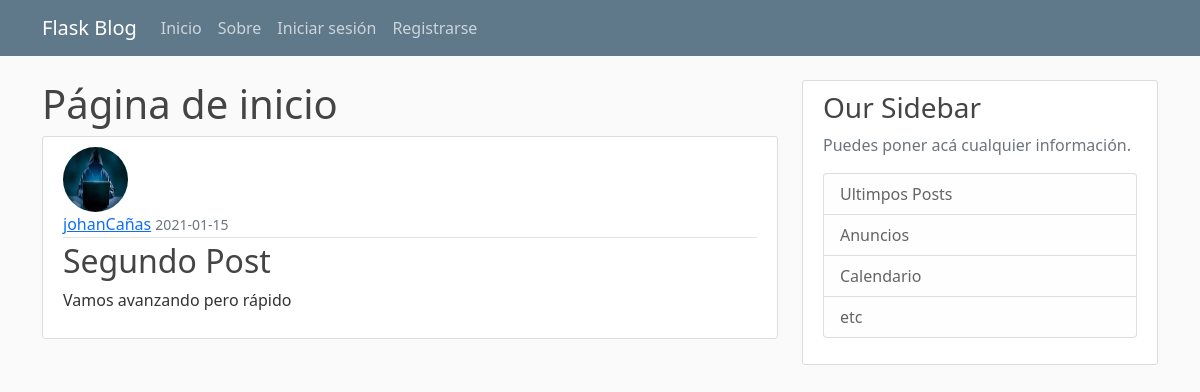
Screenshot of /post/2 with the database file from the repository.
### flaskblog/models.py (models this page shows, shortened)
class User(db.Model, UserMixin):
    id= db.Column(db.Integer, primary_key=True)
    username= db.Column(db.String(20), unique=True, nullable=False)
    email= db.Column(db.String(100), unique=True, nullable=False)
    image_file= db.Column(db.String(50), nullable=False, default='default.jpg')
    password= db.Column(db.String(60), nullable=False)
    '''Relacion uno a muchos '''
    post = db.relationship('Post', backref='author', lazy=True)

class Post(db.Model):
    id= db.Column(db.Integer, primary_key=True)
    title= db.Column(db.String(100), nullable=False)
    date_posted= db.Column(db.DateTime, nullable=False, default=datetime.utcnow)
    content = db.Column(db.Text, nullable=False)
    '''se establece la relacion de el post con el usuario con su id'''
    user_id = db.Column(db.Integer, db.ForeignKey('user.id'), nullable=False)

### flaskblog/routes.py (the view)
@app.route('/post/<int:post_id>')
def post(post_id):
    post = Post.query.get_or_404(post_id)
    return render_template('post.html', title=post.title, post=post)

### flaskblog/templates/post.html (shortened to what this page needs)
{% extends 'base.html' %} {% block content %}
  <h1>Página de inicio</h1>
  <article class="media content-section">
    <img
      class="rounded-circle article-img"
      src="{{ url_for('static', filename='profile_pics/' + post.author.image_file)}}"
      alt=""
    />
    <div class="media-body">
      <div class="article-metadata">
        <a class="mr-2" href="#">{{ post.author.username }}</a>
        <small class="text-muted"
          >{{ post.date_posted.strftime('%Y-%m-%d') }}</small
        >
      </div>
      <h2 class="article-title">{{ post.title }}</h2>
      <p class="article-content">{{ post.content }}</p>
    </div>
  </article>
{% endblock %}

### flaskblog/static/main.css (style rules this page uses)
body { background: #fafafa; color: #333333; margin-top: 5rem; }
h1, h2, h3, h4, h5, h6 { color: #444444; }
.content-section { background: #ffffff; padding: 10px 20px; border: 1px solid #dddddd; border-radius: 3px; margin-bottom: 20px; }
.article-title { color: #444444; }
.article-content { white-space: pre-line; }
.article-img { height: 65px; width: 65px; margin-right: 16px; }
.article-metadata { padding-bottom: 1px; margin-bottom: 4px; border-bottom: 1px solid #e3e3e3 }

### rows the page displays
User: image_file (picture), author.username "johanCañas"
Post: date_posted "2021-01-15", title "Segundo Post", content "Vamos avanzando pero rápido"
